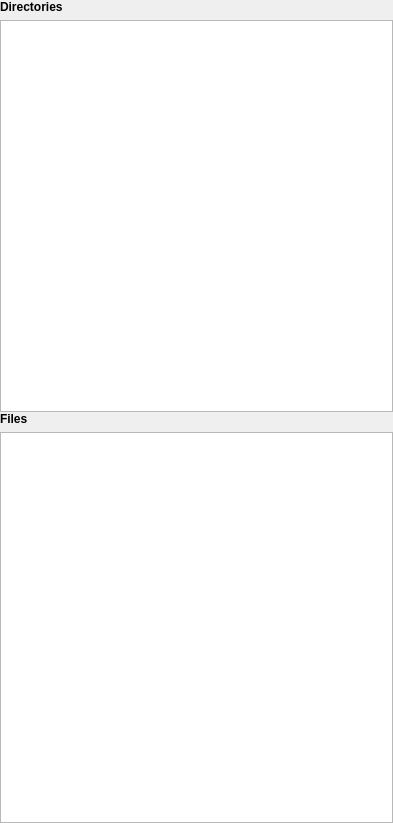
<?xml version="1.0" encoding="UTF-8"?>
<ui version="4.0">
 <class>OpenedFilesWidget</class>
 <widget class="QWidget" name="OpenedFilesWidget">
  <property name="geometry">
   <rect>
    <x>0</x>
    <y>0</y>
    <width>393</width>
    <height>823</height>
   </rect>
  </property>
  <property name="windowTitle">
   <string>Form</string>
  </property>
  <layout class="QVBoxLayout" name="verticalLayout">
   <property name="spacing">
    <number>0</number>
   </property>
   <property name="leftMargin">
    <number>0</number>
   </property>
   <property name="topMargin">
    <number>0</number>
   </property>
   <property name="rightMargin">
    <number>0</number>
   </property>
   <property name="bottomMargin">
    <number>0</number>
   </property>
   <item>
    <widget class="QSplitter" name="splitter">
     <property name="orientation">
      <enum>Qt::Vertical</enum>
     </property>
     <property name="handleWidth">
      <number>0</number>
     </property>
     <property name="childrenCollapsible">
      <bool>false</bool>
     </property>
     <widget class="QWidget" name="widget" native="true">
      <layout class="QVBoxLayout" name="verticalLayout_2">
       <item>
        <widget class="QLabel" name="label">
         <property name="font">
          <font>
           <weight>75</weight>
           <bold>true</bold>
          </font>
         </property>
         <property name="text">
          <string>Directories</string>
         </property>
        </widget>
       </item>
       <item>
        <widget class="QTreeWidget" name="tree_widget">
         <property name="headerHidden">
          <bool>true</bool>
         </property>
         <column>
          <property name="text">
           <string notr="true">1</string>
          </property>
         </column>
        </widget>
       </item>
      </layout>
     </widget>
     <widget class="QWidget" name="widget_2" native="true">
      <layout class="QVBoxLayout" name="verticalLayout_3">
       <item>
        <widget class="QLabel" name="label_2">
         <property name="font">
          <font>
           <weight>75</weight>
           <bold>true</bold>
          </font>
         </property>
         <property name="text">
          <string>Files</string>
         </property>
        </widget>
       </item>
       <item>
        <widget class="QListWidget" name="list_widget"/>
       </item>
      </layout>
     </widget>
    </widget>
   </item>
  </layout>
 </widget>
 <resources/>
 <connections/>
</ui>
